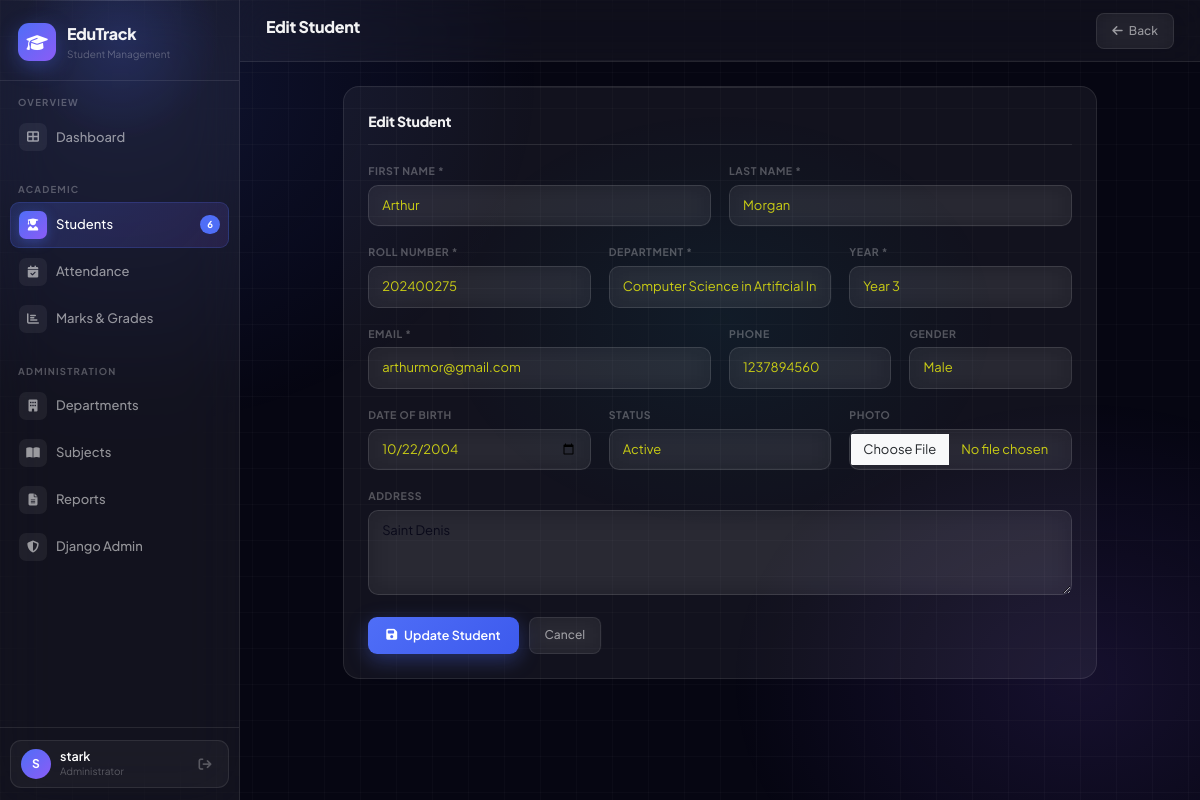
The page /students/7/edit/ (signed in) on the database its author committed.
### students/models.py (models this page shows, shortened)
class Student(models.Model):
    GENDER_CHOICES = [('M', 'Male'), ('F', 'Female'), ('O', 'Other')]
    YEAR_CHOICES = [(1, 'Year 1'), (2, 'Year 2'), (3, 'Year 3'), (4, 'Year 4')]
    STATUS_CHOICES = [('active', 'Active'), ('inactive', 'Inactive'), ('graduated', 'Graduated')]
    roll_number = models.CharField(max_length=20, unique=True)
    first_name = models.CharField(max_length=50)
    last_name = models.CharField(max_length=50)
    email = models.EmailField(unique=True)
    phone = models.CharField(max_length=15, blank=True)
    gender = models.CharField(max_length=1, choices=GENDER_CHOICES, default='M')
    date_of_birth = models.DateField(null=True, blank=True)
    department = models.ForeignKey(Department, on_delete=models.SET_NULL, null=True, related_name='students')
    year = models.IntegerField(choices=YEAR_CHOICES, default=1)
    address = models.TextField(blank=True)
    photo = models.FileField(upload_to='students/', null=True, blank=True)
    status = models.CharField(max_length=10, choices=STATUS_CHOICES, default='active')
    admission_date = models.DateField(auto_now_add=True)
    created_at = models.DateTimeField(auto_now_add=True)
    updated_at = models.DateTimeField(auto_now=True)
    class Meta:
        ordering = ['roll_number']

### students/views.py (the view, shortened to what this page needs)
# urls.py: path('students/<int:pk>/edit/', views.student_edit, name='student_edit'),
@login_required
def student_edit(request, pk):
    student = get_object_or_404(Student, pk=pk)
    form = StudentForm(request.POST or None, request.FILES or None, instance=student)
    return render(request, 'students/student_form.html', {'form': form, 'title': 'Edit Student', 'action': 'Update', 'student': student})

### students/context_processors.py (called while the page is built)
def global_context(request):
    return {
        'total_students_count': Student.objects.count()
    }

### students/models.py (called while the page is built)
    def __str__(self):
        return self.name

### students/templates/students/student_form.html (shortened to what this page needs)
{% extends 'base.html' %}
{% block page_title %}{{ title }}{% endblock %}
{% block topbar_actions %}
<a href="{% url 'student_list' %}" class="btn-glass"><i class="fas fa-arrow-left"></i> Back</a>
{% endblock %}
{% block content %}
<div class="row justify-content-center">
  <div class="col-md-10">
    <div class="form-glass">
      <div class="form-section-title">{{ title }}</div>
      <form method="post" enctype="multipart/form-data">
        <div class="row g-3">
          <div class="col-md-6">
            <label class="form-label">First Name *</label>
            {{ form.first_name }}
          </div>
          <div class="col-md-6">
            <label class="form-label">Last Name *</label>
            {{ form.last_name }}
          </div>
          <div class="col-md-4">
            <label class="form-label">Roll Number *</label>
            {{ form.roll_number }}
          </div>
          <div class="col-md-4">
            <label class="form-label">Department *</label>
            {{ form.department }}
          </div>
          <div class="col-md-4">
            <label class="form-label">Year *</label>
            {{ form.year }}
          </div>
          <div class="col-md-6">
            <label class="form-label">Email *</label>
            {{ form.email }}
          </div>
          <div class="col-md-3">
            <label class="form-label">Phone</label>
            {{ form.phone }}
          </div>
          <div class="col-md-3">
            <label class="form-label">Gender</label>
            {{ form.gender }}
          </div>
          <div class="col-md-4">
            <label class="form-label">Date of Birth</label>
            {{ form.date_of_birth }}
          </div>
          <div class="col-md-4">
            <label class="form-label">Status</label>
            {{ form.status }}
          </div>
          <div class="col-md-4">
            <label class="form-label">Photo</label>
            {{ form.photo }}
          </div>
          <div class="col-12">
            <label class="form-label">Address</label>
            {{ form.address }}
          </div>
        </div>
        <div style="display:flex;gap:10px;margin-top:22px">
          <button type="submit" class="btn-primary-glow">
            <i class="fas fa-save"></i> {{ action }} Student
          </button>
          <a href="{% url 'student_list' %}" class="btn-glass">Cancel</a>
        </div>
      </form>
    </div>
  </div>
</div>
{% endblock %}

### templates/base.html (shortened to what this page needs)
<!DOCTYPE html>
<html lang="en">
<head>
<link href="https://cdn.jsdelivr.net/npm/bootstrap@5.3.2/dist/css/bootstrap.min.css" rel="stylesheet">
<link href="https://cdnjs.cloudflare.com/ajax/libs/font-awesome/6.4.0/css/all.min.css" rel="stylesheet">
</head>
<body>
{% if user.is_authenticated %}
<div id="app">
  <aside class="sidebar">
    <div class="sidebar-header">
      <a href="{% url 'dashboard' %}" class="sidebar-logo">
        <div class="logo-mark"><i class="fas fa-graduation-cap"></i></div>
        <div>
          <div class="logo-name">EduTrack</div>
          <div class="logo-sub">Student Management</div>
        </div>
      </a>
    </div>
    <nav class="sidebar-nav">
      <div class="nav-section">
        <div class="nav-section-label">Overview</div>
        <a href="{% url 'dashboard' %}" class="nav-link {% if request.resolver_match.url_name == 'dashboard' %}active{% endif %}">
          <div class="nav-ico"><i class="fas fa-th-large"></i></div>
          Dashboard
        </a>
      </div>
      <div class="nav-section">
        <div class="nav-section-label">Academic</div>
        <a href="{% url 'student_list' %}" class="nav-link {% if 'student' in request.resolver_match.url_name %}active{% endif %}">
          <div class="nav-ico"><i class="fas fa-user-graduate"></i></div>
          Students
          <span class="nav-badge">{{ total_students_count }}</span>
        </a>
        <a href="{% url 'attendance_list' %}" class="nav-link {% if request.resolver_match.url_name == 'attendance_list' %}active{% endif %}">
          <div class="nav-ico"><i class="fas fa-calendar-check"></i></div>
          Attendance
        </a>
        <a href="{% url 'marks_list' %}" class="nav-link {% if request.resolver_match.url_name == 'marks_list' %}active{% endif %}">
          <div class="nav-ico"><i class="fas fa-chart-bar"></i></div>
          Marks & Grades
        </a>
      </div>
      <div class="nav-section">
        <div class="nav-section-label">Administration</div>
        <a href="{% url 'department_list' %}" class="nav-link {% if request.resolver_match.url_name == 'department_list' %}active{% endif %}">
          <div class="nav-ico"><i class="fas fa-building"></i></div>
          Departments
        </a>
        <a href="{% url 'subject_list' %}" class="nav-link {% if request.resolver_match.url_name == 'subject_list' %}active{% endif %}">
          <div class="nav-ico"><i class="fas fa-book-open"></i></div>
          Subjects
        </a>
        <a href="{% url 'reports' %}" class="nav-link {% if request.resolver_match.url_name == 'reports' %}active{% endif %}">
          <div class="nav-ico"><i class="fas fa-file-alt"></i></div>
          Reports
        </a>
        <a href="/admin/" class="nav-link" target="_blank">
          <div class="nav-ico"><i class="fas fa-shield-alt"></i></div>
          Django Admin
        </a>
      </div>
    </nav>
    <div class="sidebar-footer">
      <div class="user-tile">
        <div class="user-av">{{ user.username|first|upper }}</div>
        <div>
          <div class="user-name">{{ user.get_full_name|default:user.username }}</div>
          <div class="user-role">Administrator</div>
        </div>
        <a href="{% url 'logout' %}" class="logout-link" title="Sign out">
          <i class="fas fa-arrow-right-from-bracket"></i>
        </a>
      </div>
    </div>
  </aside>
  <div class="main-content">
    <header class="topbar">
      <h1 class="topbar-title">{% block page_title %}{% endblock %}</h1>
      {% block topbar_actions %}{% endblock %}
    </header>
    <main class="page-body">
      {% block content %}{% endblock %}
    </main>
  </div>
</div>
{% else %}
{% block auth_content %}{% endblock %}
{% endif %}
</body>
</html>

### rows shown on the page
Student: first_name "Arthur", last_name "Morgan", roll_number "202400275", department "Computer Science in Artificial Intelligence", year "Year 3", email "arthurmor@gmail.com", phone "1237894560", gender "Male", date_of_birth "10/22/2004", status "Active", address "Saint Denis"

### other values the page prints
{{ total_students_count }} "6"
{{ user.username|first|upper }} "S"
{{ user.get_full_name|default:user.username }} "stark"
{{ title }} "Edit Student"
{{ action }} "Update"
